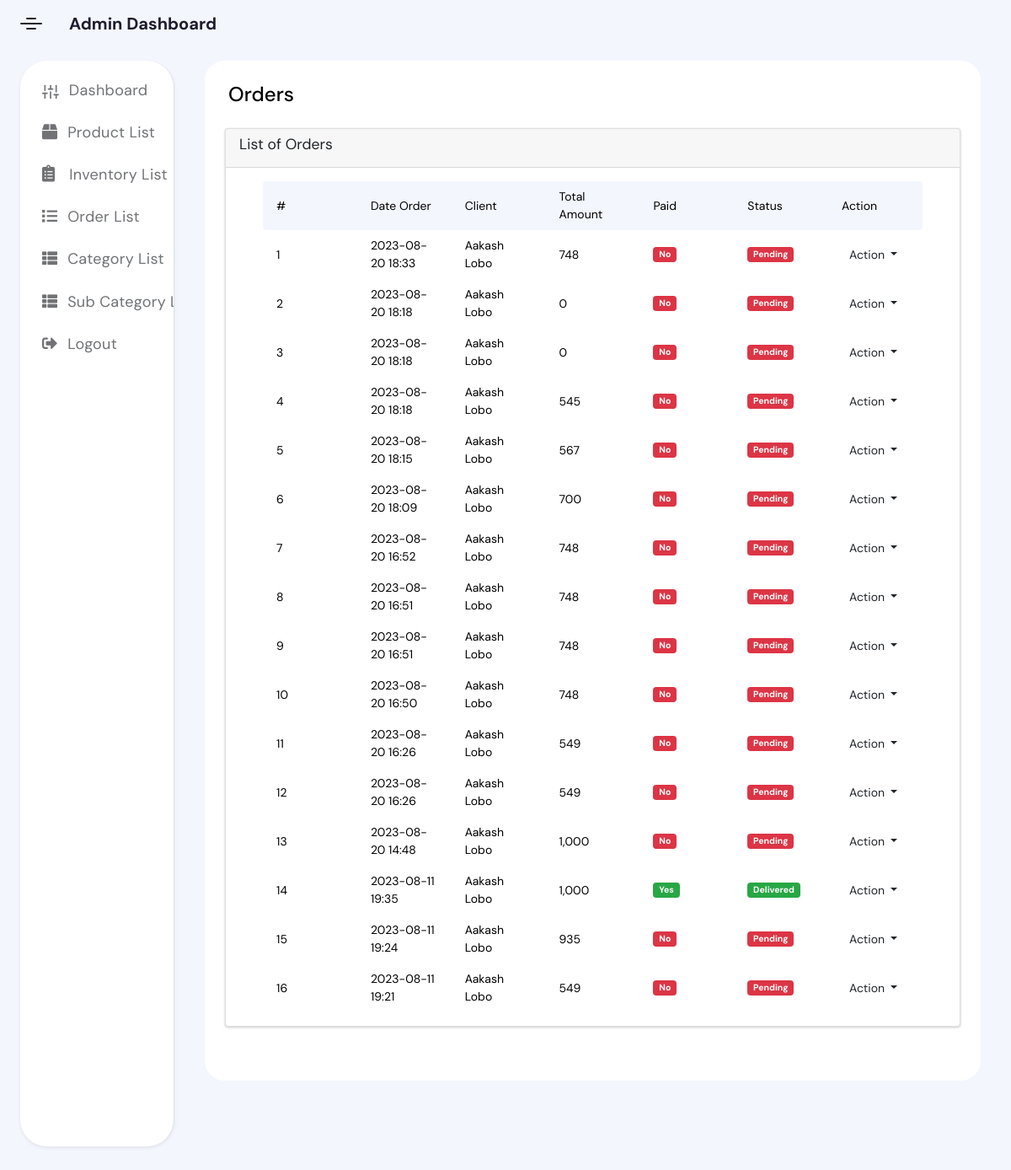
The app's page /admin/?page=orders (signed in) with its own data.
### tables this page shows
CREATE TABLE `orders` (
  `id` int(30) NOT NULL,
  `client_id` int(30) NOT NULL,
  `delivery_address` text NOT NULL,
  `payment_method` varchar(100) NOT NULL,
  `order_type` tinyint(1) NOT NULL COMMENT '1= pickup,2= deliver',
  `amount` double NOT NULL,
  `status` tinyint(2) NOT NULL DEFAULT 0,
  `paid` tinyint(1) NOT NULL DEFAULT 0,
  `date_created` datetime NOT NULL DEFAULT current_timestamp(),
  `date_updated` datetime DEFAULT NULL ON UPDATE current_timestamp(),
  `client_name` varchar(40) NOT NULL,
  `mobile_no` int(10) NOT NULL,
  `card_number` int(12) NOT NULL,
  `card_name` varchar(40) NOT NULL,
  `card_expiry` varchar(11) DEFAULT NULL,
  `cvv` int(3) DEFAULT NULL
);

### admin/orders/index.php (the view, shortened to what this page needs)
<?php
include('../Common/admin-sidenav-header.php');
?>
<div class="app-content" style="padding-bottom: 24px">
	<div class="app-content-header">
		<h1 class="app-content-headerText">Orders</h1>
	</div>
	<br />
<div class="card">
	<div class="card-header">
		<h3 class="card-title">List of Orders</h3>
	</div>
	<div class="card-body">
		<div class="container-fluid">
        <div class="container-fluid">
		<div class="products-area-wrapper tableView">
				<thead>
				<div class="products-header">
						<div class="product-cell"><span>#</span></div>
						<div class="product-cell"><span>Date Order</span></div>
						<div class="product-cell"><span>Client</span></div>
						<div class="product-cell"><span>Total Amount</span></div>
						<div class="product-cell"><span>Paid</span></div>
						<div class="product-cell"><span>Status</span></div>
						<div class="product-cell"><span>Action</span></div>
</div>
				</thead>
				<tbody>
					<?php
					$i = 1;
						$qry = $conn->query("SELECT o.*,concat(c.firstname,' ',c.lastname) as client from `orders` o inner join clients c on c.id = o.client_id order by unix_timestamp(o.date_created) desc ");
						while($row = $qry->fetch_assoc()):
					?>
						<div class="products-row">
							<div class="product-cell"><span><?php echo $i++; ?></span></div>
							<div class="product-cell"><span><?php echo date("Y-m-d H:i",strtotime($row['date_created'])) ?></span></div>
							<div class="product-cell"><span><?php echo $row['client'] ?></span></div>
							<div class="product-cell"><span><?php echo number_format($row['amount']) ?></span></div>
							<div class="product-cell"><span>
                                <?php if($row['paid'] == 0): ?>
                                    <span class="badge badge-danger">No</span>
                                <?php else: ?>
                                    <span class="badge badge-success">Yes</span>
                                <?php endif; ?>
                            </span></div>
							<div class="product-cell"><span>
                                <?php if($row['status'] == 0): ?>
                                    <span class="badge badge-danger">Pending</span>
                                <?php elseif($row['status'] == 1): ?>
                                    <span class="badge badge-primary">Packed</span>
								<?php elseif($row['status'] == 2): ?>
                                    <span class="badge badge-warning">Out for Delivery</span>
								<?php elseif($row['status'] == 3): ?>
                                    <span class="badge badge-success">Delivered</span>
								<?php elseif($row['status'] == 5): ?>
                                    <span class="badge badge-success">Picked Up</span>
                                <?php else: ?>
                                    <span class="badge badge-danger">Cancelled</span>
                                <?php endif; ?>
                            </span></div>
							<div class="product-cell"><span>
								 <button type="button" class="btn  btn-default btn-sm dropdown-toggle dropdown-icon" data-toggle="dropdown">
				                  		Action
				                  </button>
							</span></div>
									</div>
					<?php endwhile; ?>
				</tbody>
				</div>
		</div>
		</div>
	</div>
</div>

### Common/Styles/style.css (style rules this page uses)
* { box-sizing: border-box; }
:root { --app-container: #f3f6fd; --main-color: #1f1c2e; --secondary-color: #4a4a4a; --link-color: #1f1c2e; --link-color-hover: #c3cff4; --link-color-active: #fff; --link-color-active-bg: #1f1c2e; --projects-section: #fff; --message-box-hover: #fafcff; --message-box-border: #e9ebf0; --more-list-bg: #fff; --more-list-bg-hover: #f6fbff; --more-list-shadow: rgba(209, 209, 209, 0.4); --button-bg: #1f1c24; --search-area-bg: #fff; --star: #1ff1c2 e; --message-btn: #fff; --background: #fff; --text: #1f1c2e; --sidenav-text: #707275; --hover-text:black; }
html, body { width: 100%; height: 100vh; margin: 0; }
body { font-family: 'DM Sans', sans-serif; overflow: hidden; display: flex; justify-content: center; background-color: var(--app-container); }
button, a { cursor: pointer; }
:root { --app-bg: #fff; --sidebar: #f3f6fd; --app-content-secondary-color: #f3f6fd; --app-content-main-color: black; --sidebar-link: #1f1c2e; --sidebar-hover-link: rgba(195, 207, 244, 0.5); --sidebar-active-link: rgba(195, 207, 244, 1); --sidebar-main-color: #1f1c2e; --filter-shadow: rgba(99, 99, 99, 0.2) 0px 2px 8px 0px; --background: #fff; --text: #1f1c2e; }
.app-content { border-radius: 32px; padding: 24px; margin-right: 24px; margin-left: 24px; margin-bottom: 24px; background-color: var(--app-bg); height: 100%; flex: 1; max-height: 100%; display: flex; flex-direction: column; }
.app-content-header { display: flex; align-items: center; justify-content: space-between; padding: 0 4px; }
.app-content-headerText { color: var(--app-content-main-color); font-size: 24px; line-height: 32px; margin: 0; }
.products-area-wrapper { width: 100%; max-height: 100%; overflow: auto; padding: 0 4px; }
.tableView .products-header { display: flex; align-items: center; border-radius: 4px; background-color: var(--app-content-secondary-color); position: sticky; top: 0; }
.tableView .products-row { display: flex; align-items: center; border-radius: 4px; }
.tableView .product-cell { flex: 1; padding: 8px 16px; color: var(--app-content-main-color); font-size: 14px; display: flex; align-items: center; }

### Common/Styles/style1.css (style rules this page uses)
* { box-sizing: border-box; }
:root { --app-container: #f3f6fd; --main-color: #1f1c2e; --secondary-color: #4a4a4a; --link-color: #1f1c2e; --link-color-hover: #c3cff4; --link-color-active: #fff; --link-color-active-bg: #1f1c2e; --projects-section: #fff; --message-box-border: #e9ebf0; --more-list-bg: #fff; --more-list-bg-hover: #f6fbff; --more-list-shadow: rgba(209, 209, 209, 0.4); --button-bg: #1f1c24; --search-area-bg: #fff; --star: #1ff1c2 e; --message-btn: #fff; --background: #fff; --text: #1f1c2e; --sidenav-text: #707275; --hover-text:black; }
html, body { width: 100%; height: 100vh; margin: 0; }
body { font-family: 'DM Sans', sans-serif; display: flex; justify-content: center; background-color: var(--app-container); }
button, a { cursor: pointer; }
.app-content { display: flex; height: 100%; padding-bottom: 24px; padding: 16px 24px 24px 24px; }

### records on screen
orders: date_created "2023-08-20 18:33", client "Aakash Lobo", amount "748", paid "No", status "Pending"
orders: date_created "2023-08-20 18:18", client "Aakash Lobo", amount "0", paid "No", status "Pending"
orders: date_created "2023-08-20 18:18", client "Aakash Lobo", amount "0", paid "No", status "Pending"
orders: date_created "2023-08-20 18:18", client "Aakash Lobo", amount "545", paid "No", status "Pending"
orders: date_created "2023-08-20 18:15", client "Aakash Lobo", amount "567", paid "No", status "Pending"
orders: date_created "2023-08-20 18:09", client "Aakash Lobo", amount "700", paid "No", status "Pending"
orders: date_created "2023-08-20 16:52", client "Aakash Lobo", amount "748", paid "No", status "Pending"
orders: date_created "2023-08-20 16:51", client "Aakash Lobo", amount "748", paid "No", status "Pending"
orders: date_created "2023-08-20 16:51", client "Aakash Lobo", amount "748", paid "No", status "Pending"
orders: date_created "2023-08-20 16:50", client "Aakash Lobo", amount "748", paid "No", status "Pending"
orders: date_created "2023-08-20 16:26", client "Aakash Lobo", amount "549", paid "No", status "Pending"
orders: date_created "2023-08-20 16:26", client "Aakash Lobo", amount "549", paid "No", status "Pending"
orders: date_created "2023-08-20 14:48", client "Aakash Lobo", amount "1,000", paid "No", status "Pending"
orders: date_created "2023-08-11 19:35", client "Aakash Lobo", amount "1,000", paid "Yes", status "Delivered"
orders: date_created "2023-08-11 19:24", client "Aakash Lobo", amount "935", paid "No", status "Pending"
orders: date_created "2023-08-11 19:21", client "Aakash Lobo", amount "549", paid "No", status "Pending"
